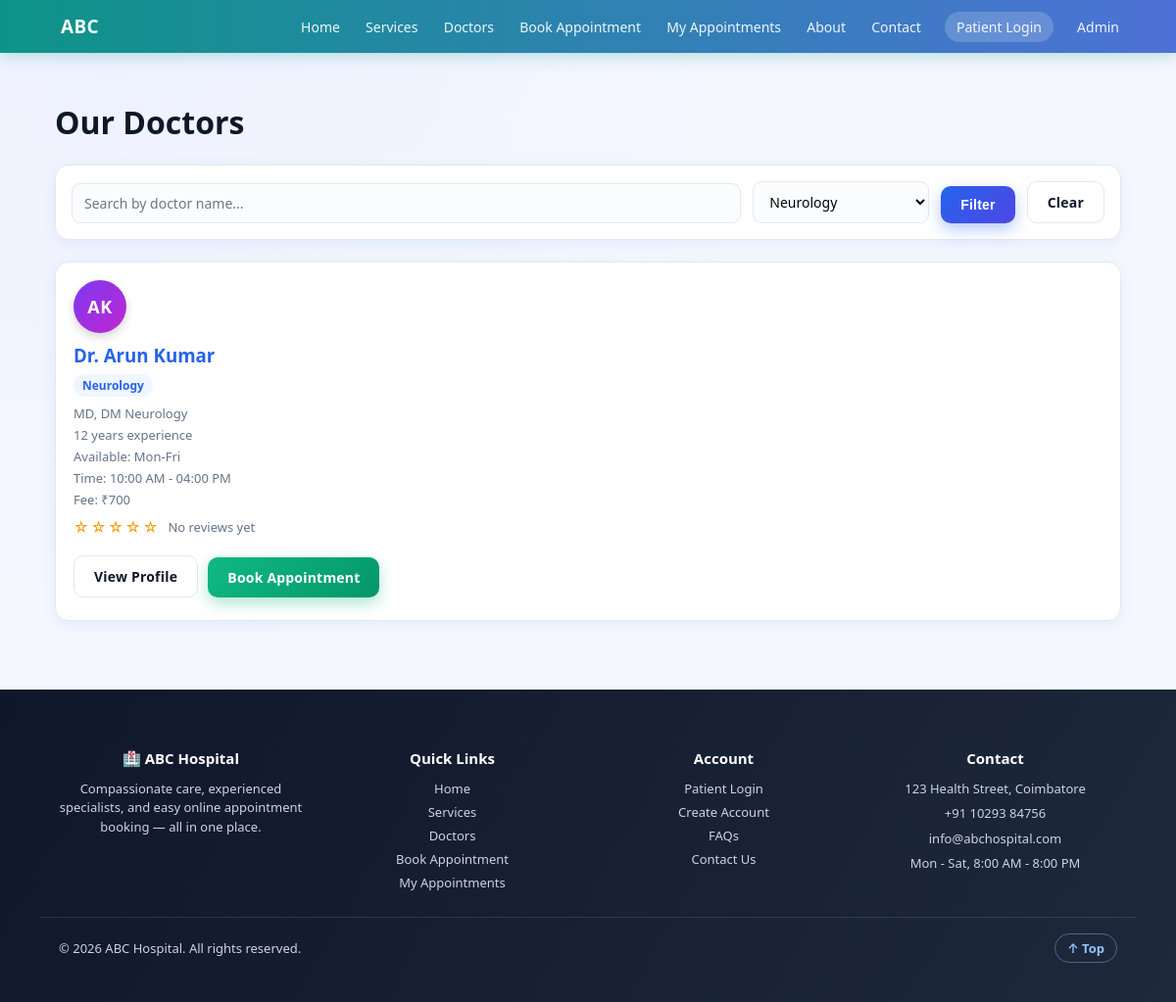
Page /doctors.php?department=Neurology on the committed database.
### tables this page shows
CREATE TABLE doctors (
    doctor_id INTEGER PRIMARY KEY AUTOINCREMENT,
    name TEXT NOT NULL,
    department TEXT NOT NULL,
    qualification TEXT,
    experience INTEGER,
    phone TEXT,
    email TEXT,
    available_days TEXT,
    available_time TEXT
, bio TEXT, fee INTEGER);

### includes/functions.php (called while the page is built, shortened)
<?php
function doctorAvatarInitials(string $name): string
{
    $clean = trim(str_ireplace('Dr.', '', $name));
    $parts = preg_split('/\s+/', $clean);
    $initials = '';
    foreach ($parts as $p) {
        if ($p !== '') { $initials .= strtoupper($p[0]); }
        if (strlen($initials) >= 2) break;
    }
    return $initials !== '' ? $initials : 'DR';
}
function doctorAvatarColor(int $doctorId): string
{
    $palette = [
        'linear-gradient(135deg,#2563EB,#4F46E5)',
        'linear-gradient(135deg,#0D9488,#0891B2)',
        'linear-gradient(135deg,#7C3AED,#C026D3)',
        'linear-gradient(135deg,#DB2777,#F97316)',
        'linear-gradient(135deg,#059669,#10B981)',
        'linear-gradient(135deg,#EA580C,#DC2626)',
    ];
    return $palette[$doctorId % count($palette)];
}
function ratingStars(float $avg): string
{
    $full = (int)round($avg);
    $out = '';
    for ($i = 1; $i <= 5; $i++) {
        $out .= $i <= $full ? '★' : '☆';
    }
    return $out;
}
function doctorRating(PDO $pdo, int $doctorId): array
{
    $stmt = $pdo->prepare("SELECT COUNT(*) AS c, AVG(rating) AS a FROM reviews WHERE doctor_id = ? AND status = 'Approved'");
    $stmt->execute([$doctorId]);
    $row = $stmt->fetch(PDO::FETCH_ASSOC);
    $count = (int)($row['c'] ?? 0);
    $avg = $count > 0 ? round((float)$row['a'], 1) : 0.0;
    return ['count' => $count, 'avg' => $avg];
}

### doctors.php (the view, shortened to what this page needs)
<?php
require __DIR__ . '/database/connect.php';
$search = trim($_GET['search'] ?? '');
$dept = trim($_GET['department'] ?? '');
$sql = 'SELECT * FROM doctors WHERE 1=1';
$params = [];
if ($dept !== '') {
    $sql .= ' AND department = ?';
    $params[] = $dept;
}
$sql .= ' ORDER BY department, name';
$stmt = $pdo->prepare($sql);
$stmt->execute($params);
$doctors = $stmt->fetchAll(PDO::FETCH_ASSOC);
require __DIR__ . '/includes/header.php';
?>
<h1>Our Doctors</h1>
<form method="GET" action="doctors.php" class="filter-bar">
    <div class="form-row" style="margin-bottom:0;flex:1;min-width:180px;">
        <input type="text" name="search" placeholder="Search by doctor name..." value="<?php echo htmlspecialchars($search); ?>">
    </div>
    <div class="form-row" style="margin-bottom:0;min-width:180px;">
        <select name="department">
            <?php foreach (DEPARTMENTS as $d): ?>
            <option value="<?php echo htmlspecialchars($d); ?>" <?php echo $dept === $d ? 'selected' : ''; ?>><?php echo htmlspecialchars($d); ?></option>
            <?php endforeach; ?>
        </select>
    </div>
    <button type="submit" class="btn btn-primary">Filter</button>
    <?php if ($search !== '' || $dept !== ''): ?><a href="doctors.php" class="btn btn-outline">Clear</a><?php endif; ?>
</form>
<div class="grid">
<?php foreach ($doctors as $doc):
    $rating = doctorRating($pdo, (int)$doc['doctor_id']);
?>
    <div class="card doctor-card">
        <div class="doc-avatar" style="background:<?php echo doctorAvatarColor((int)$doc['doctor_id']); ?>"><?php echo doctorAvatarInitials($doc['name']); ?></div>
        <h3><a href="doctor.php?id=<?php echo (int)$doc['doctor_id']; ?>"><?php echo htmlspecialchars($doc['name']); ?></a></h3>
        <div class="dept"><?php echo htmlspecialchars($doc['department']); ?></div>
        <div class="meta"><?php echo htmlspecialchars($doc['qualification']); ?></div>
        <div class="meta"><?php echo (int)$doc['experience']; ?> years experience</div>
        <div class="meta">Available: <?php echo htmlspecialchars($doc['available_days']); ?></div>
        <div class="meta">Time: <?php echo htmlspecialchars($doc['available_time']); ?></div>
        <div class="meta">Fee: ₹<?php echo (int)$doc['fee']; ?></div>
        <div class="doc-rating">
            <span class="stars"><?php echo ratingStars($rating['avg']); ?></span>
            <?php if ($rating['count'] > 0): ?>
                <span class="meta"><?php echo $rating['avg']; ?> (<?php echo $rating['count']; ?> review<?php echo $rating['count'] === 1 ? '' : 's'; ?>)</span>
            <?php else: ?>
                <span class="meta">No reviews yet</span>
            <?php endif; ?>
        </div>
        <a class="btn btn-outline" href="doctor.php?id=<?php echo (int)$doc['doctor_id']; ?>" style="margin-right:6px;">View Profile</a>
        <a class="btn btn-green" href="appointment.php?doctor_id=<?php echo (int)$doc['doctor_id']; ?>">Book Appointment</a>
    </div>
<?php endforeach; ?>
</div>
<?php require __DIR__ . '/includes/footer.php'; ?>

### css/style.css (style rules this page uses)
:root { --blue:#2563EB; --blue2:#3B82F6; --blue-dark:#1E3A8A; --green:#10B981; --green2:#059669; --red:#EF4444; --bg:#F4F7FE; --card:#FFFFFF; --border:#E2E8F0; --text:#0F172A; --muted:#64748B; --shadow:0 4px 14px rgba(37,99,235,0.08); --shadow-lg:0 12px 32px rgba(15,23,42,0.12); --radius:14px; }
* { box-sizing:border-box; }
html { scroll-behavior:smooth; }
body { margin:0;font-family:'Segoe UI',-apple-system,Roboto,Arial,sans-serif; background:radial-gradient(circle at 10% 0%, #EEF2FF 0%, var(--bg) 45%); color:var(--text);animation:pageFade .5s ease both; }
a { color:var(--blue);text-decoration:none;transition:color .2s ease; }
.btn { display:inline-block;padding:11px 20px;border-radius:10px;border:none;cursor:pointer; font-size:14px;font-weight:700;letter-spacing:.2px;position:relative;overflow:hidden; transition:transform .18s ease, box-shadow .18s ease, filter .18s ease; }
.btn-primary { background:linear-gradient(135deg,var(--blue),#4F46E5);color:#fff;box-shadow:0 6px 16px rgba(37,99,235,0.35); }
.btn-green { background:linear-gradient(135deg,var(--green),var(--green2));color:#fff;box-shadow:0 6px 16px rgba(16,185,129,0.35); }
.btn-outline { background:#fff;border:1.5px solid var(--border);color:var(--text); }
.grid { display:grid;gap:18px;grid-template-columns:repeat(auto-fit,minmax(240px,1fr)); }
.card { background:var(--card);border:1px solid var(--border);border-radius:var(--radius);padding:18px; box-shadow:var(--shadow);transition:transform .28s ease, box-shadow .28s ease, border-color .28s ease; opacity:0;transform:translateY(16px); }
.card.in-view { animation:cardIn .5s ease forwards; }
.card h3 { margin:0 0 6px; }
.card .dept { display:inline-block;color:var(--blue);font-weight:700;font-size:12px;background:#EFF6FF; padding:3px 9px;border-radius:20px;margin-bottom:4px; }
.card .meta { color:var(--muted);font-size:13px;margin:4px 0; }
.card .btn { margin-top:10px; }
form { background:var(--card);border:1px solid var(--border);border-radius:var(--radius);padding:24px; max-width:620px;box-shadow:var(--shadow); }
.form-row { margin-bottom:16px; }
input,select,textarea { width:100%;padding:10px 12px;border:1.5px solid var(--border);border-radius:9px;font-size:14px; font-family:inherit;transition:border-color .2s ease, box-shadow .2s ease;background:#FBFCFE; }
.filter-bar { display:flex;gap:12px;flex-wrap:wrap;align-items:flex-end;background:var(--card); border:1px solid var(--border);border-radius:var(--radius);padding:16px;box-shadow:var(--shadow); margin-bottom:22px;max-width:none; }
.filter-bar input,.filter-bar select { margin:0; }
.doc-avatar { width:54px;height:54px;border-radius:50%;display:flex;align-items:center;justify-content:center; color:#fff;font-weight:800;font-size:18px;letter-spacing:.5px;flex-shrink:0;box-shadow:0 4px 10px rgba(15,23,42,0.18); margin-bottom:10px; }
.doc-rating { margin:6px 0;display:flex;align-items:center;gap:8px;flex-wrap:wrap; }
.stars { color:#F59E0B;letter-spacing:2px;font-size:15px; }

### rows in the picture
doctors: name "AK", name "Dr. Arun Kumar", department "Neurology", qualification "MD, DM Neurology", experience "12", available_days "Mon-Fri", available_time "10:00 AM - 04:00 PM", fee "700", avg "☆☆☆☆☆", shows "No reviews yet"

### other values in the picture
form field department "Neurology"
